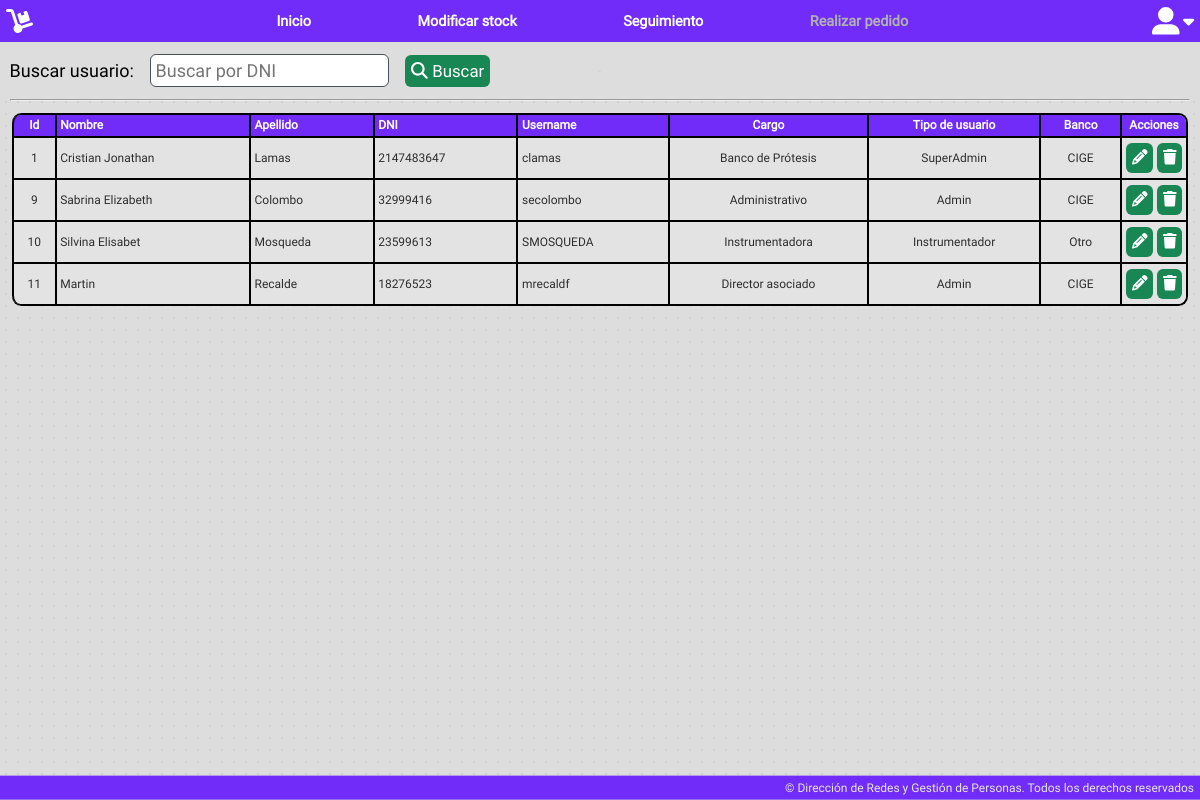
/app/search/user.php (signed in), run on an earlier commit of the app's database.
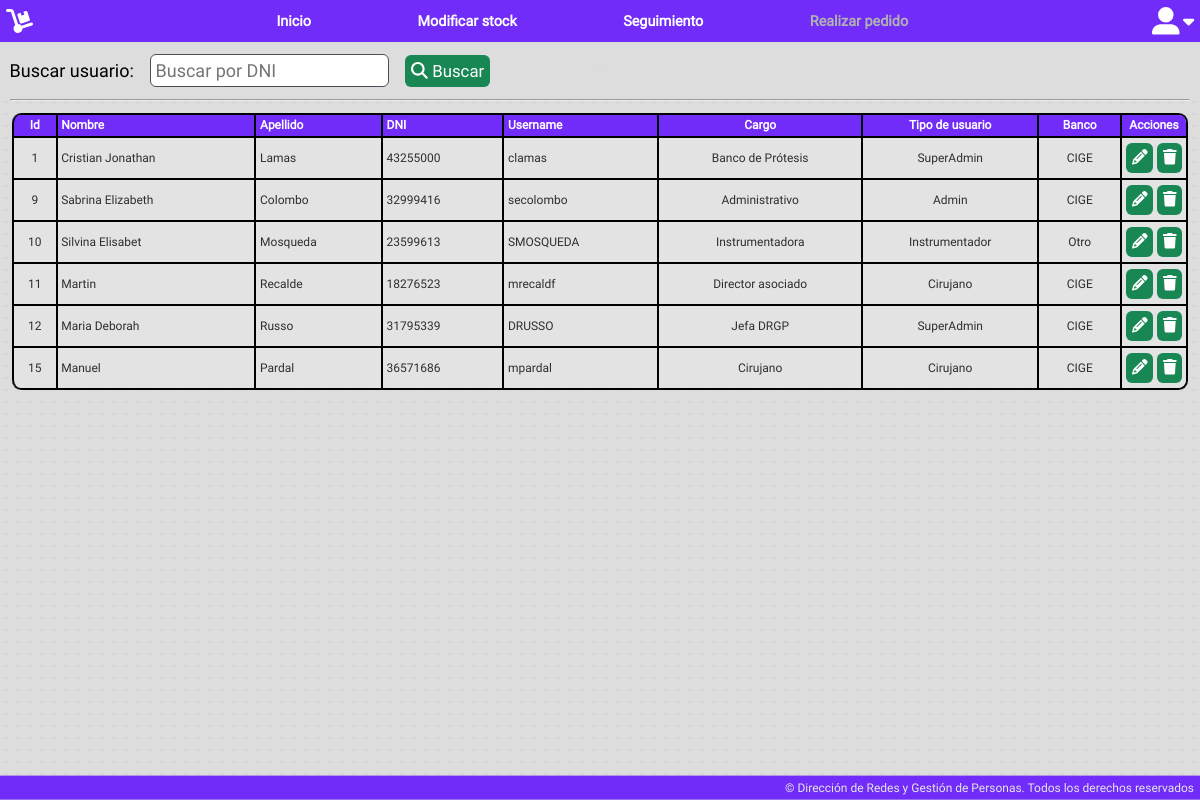
And on a later commit of the database.
### tables this page shows
CREATE TABLE `users` (
  `id` int(11) NOT NULL,
  `nombre` varchar(255) NOT NULL,
  `apellido` varchar(255) NOT NULL,
  `dni` int(10) NOT NULL,
  `username` varchar(255) NOT NULL,
  `password` varchar(255) NOT NULL,
  `cargo` varchar(255) NOT NULL,
  `tipo_usuario` varchar(255) NOT NULL,
  `banco` varchar(255) NOT NULL,
  `ref` varchar(255) NOT NULL,
  `firma` longtext NOT NULL,
  `matricula` varchar(255) NOT NULL
);

### app/search/user.php (the view, shortened to what this page needs)
<?php
$db = new DB();
$pdo = $db->connect();
?>
<?php include_once "../../public/layouts/bases/header.php"; ?>
<link rel="stylesheet" href="/Banco/public/css/user.css">
<link rel="stylesheet" href="/Banco/public/css/table.css">
<div class="busqueda">
    <label for="campoBusqueda">Buscar usuario:</label>
    <input id="campoBusqueda" name="campoBusqueda" type="number" placeholder="Buscar por DNI">
    <button class="btn-verde" id="btnBuscar"><i class="fa-solid fa-magnifying-glass"></i> Buscar</button>
    <hr>
</div>
<article>
    <?php
    try {
        $stmt = $pdo->prepare("SELECT i.id, i.nombre, i.apellido, i.dni, i.username, i.cargo, i.tipo_usuario, i.banco FROM users i ORDER BY i.id ASC");
        $stmt->execute();
        echo '<table id="tablaBase">';
        echo '<thead>';
        echo '<tr>';
        echo '<th style="text-align: center; vertical-align: middle;">Id</th>';
        echo '<th>Nombre</th>';
        echo '<th>Apellido</th>';
        echo '<th>DNI</th>';
        echo '<th>Username</th>';
        echo '<th style="text-align: center; vertical-align: middle;">Cargo</th>';
        echo '<th style="text-align: center; vertical-align: middle;">Tipo de usuario</th>';
        echo '<th style="text-align: center; vertical-align: middle;">Banco</th>';
        echo '<th style="text-align: center; vertical-align: middle;">Acciones</th>';
        echo '</tr>';
        echo '</thead>';
        echo '<tbody>';
        while ($row = $stmt->fetch(PDO::FETCH_ASSOC)) {
            $id = $row['id'];
            $nombre = $row['nombre'];
            $apellido = $row['apellido'];
            $dni = $row['dni'];
            $username = $row['username'];
            $cargo = $row['cargo'];
            $tipo_usuario = $row['tipo_usuario'];
            $banco = $row['banco'];
            echo '<tr>';
            echo '<td style="text-align: center; vertical-align: middle;">' . $id . '</td>';
            echo '<td style="vertical-align: middle;">' . $nombre . '</td>';
            echo '<td style="vertical-align: middle;">' . $apellido . '</td>';
            echo '<td style="vertical-align: middle;">' . $dni . '</td>';
            echo '<td style="vertical-align: middle;">' . $username . '</td>';
            echo '<td style="text-align: center; vertical-align: middle;">' . $cargo . '</td>';
            echo '<td style="text-align: center; vertical-align: middle;">' . $tipo_usuario . '</td>';
            echo '<td style="text-align: center; vertical-align: middle;">' . $banco . '</td>';
            echo '<td style="vertical-align: middle; width: 5.5vw; text-align-last: justify;">
						<a class="btn-verde actionButton" style="font-size: 1.3vw;" href="/Banco/app/search/modificarUser?id=' . $id . '" title="Modificar usuario"><i class="fa-solid fa-pencil"></i></a>
                        <button class="btn-verde actionButton" style="font-size: 1.3vw;" onclick="dialogoArchivo(\'' . $id . '\', \'' . $nombre . '\', \'' . $apellido . '\', \'' . $dni . '\', \'' . $username . '\')" title="Eliminar usuario"><i class="fa-solid fa-trash"></i></button>
							</td>';
            echo '</tr>';
        }
        echo '</tbody>';
        echo '</table>';
    } catch (PDOException $e) {
        echo 'Error: ' . $e->getMessage();
    }
    ?>
</article>
<?php include_once "../../public/layouts/bases/footer.php"; ?>

### public/layouts/bases/header.php (shortened to what this page needs)
<!DOCTYPE html>
<html lang="es-AR">
<head>
    <link rel="stylesheet" href="/Banco/public/css/header.css">
    <link rel="stylesheet" href="/Banco/public/css/base.css">
</head>
<body>
    <header>
        <div class="logo">
            <a href="/Banco/"><i class="fa-solid fa-dolly"></i></a>
        </div>
        <div class="links">
            <a href="/Banco/">Inicio</a>
            <a href="/Banco/public/layouts/modificarStock">Modificar stock</a>
            <a href="/Banco/public/layouts/seguimientoSolicitudes">Seguimiento</a>
            <a href="/Banco/public/layouts/realizarPedido" class="disabled">Realizar pedido</a>
        </div>
        <button class="perfil" id="perfilButton" style="cursor: pointer;">
            <i class="fa-solid fa-user-large iconoPerfil"></i>
            <div class="arrow" id="arrow">
                <i id="iconoFlecha" class="fa-solid fa-caret-down iconoFlecha"></i>
            </div>
        </button>
    </header>

### public/layouts/bases/footer.php
<footer>
	&copy; Dirección de Redes y Gestión de Personas. Todos los derechos reservados
</footer>

### public/css/header.css (style rules this page uses)
* { margin: 0; padding: 0; box-sizing: border-box; font-family: "Roboto", sans-serif; }
html { height: 100%; width: 100%; }
body { height: 100%; width: 100%; margin: 0; background-color: #dddddd; background-image: radial-gradient(#cfcfcfd4 0.1vw, transparent 0); background-size: 1vw 1vw; background-position: -19vw -19vw; }
header { display: flex; z-index: 100; flex-direction: row; flex-wrap: wrap; align-content: center; justify-content: space-between; align-items: center; background-color: var(--color2); padding: 0.5vw; height: 3.5vw; width: 100%; position: sticky; top: 0; }
header .logo svg { font-size: 2vw; color: #fff; }
header .links { display: flex; flex-direction: row; flex-wrap: wrap; align-content: center; justify-content: space-evenly; align-items: center; width: 70vw; }
header .links a { text-decoration: none; font-weight: 600; font-size: 1.2vw; color: #fff; border-radius: 0.5vw; transition: 0.5s ease-in-out; background-color: var(--color2); padding: 0.2vw; }
header .links a.disabled { cursor: default; color: #b1b1b1; background-color: var(--color2); }
header .perfil { display: flex; background: none; border: none; align-items: center; }
header .perfil .iconoPerfil { color: #fff; font-size: 2.3vw; }
header .perfil .arrow { display: flex; align-items: flex-end; margin-left: 0.3vw; }
header .perfil .arrow .iconoFlecha { color: #fff; font-size: 1.5vw; }
#arrow { transition: transform .2s ease-in-out; }
footer { background-color: var(--color2); display: flex; flex-direction: row; flex-wrap: nowrap; justify-content: flex-end; align-items: center; padding: 0.5vw; font-size: 1vw; height: 2vw; width: 100%; position: sticky; bottom: 0; color: #e6e6e6; }

### public/css/base.css (style rules this page uses)
:root { --color1: #5a24c7; --color2: #712cf9; --color3: #491da1; --color4: #37167a; --color5: #1b0b3b; }
article { padding: 1vw; width: 100%; min-height: calc(100% - 5.5vw); display: flex; flex-direction: column; color: #2e2e2e; font-size: 1vw; }
.btn-verde { color: #fff; background-color: #198754; border: #198754; padding: 0.5vw; border-radius: 0.5vw; font-size: 1vw; cursor: pointer; transition: all 0.15s ease-in-out; }
input, select, textarea { padding: 0.4vw; font-size: 1vw; border: 0.1vw #495057 solid; border-radius: 0.5vw; }

### public/css/user.css (style rules this page uses)
.busqueda { position: sticky; top: 3.5vw; background-color: #dddddd; background-image: radial-gradient(#cfcfcfd4 0.1vw, transparent 0); padding: 0 .8vw; width: 100%; }
article { min-height: calc(100% - 10.35vw); }
#campoBusqueda, label { font-size: 1.5vw; }
#campoBusqueda { margin: 1vw 1vw; }
.btn-verde { font-size: 1.4vw; }
td { height: 3.5vw; }

### public/css/table.css (style rules this page uses)
table { border: 0.2vw solid #000; border-collapse: separate; border-left: 0; border-radius: 0.8vw; border-spacing: 0px; width: 100%; font-size: 1vw; }
thead { display: table-header-group; vertical-align: middle; border-color: inherit; border-collapse: separate; background-color: var(--color2); border-radius: 0.8vw; color: #fff; }
tr { display: table-row; vertical-align: inherit; border-color: inherit; }
th, td { padding: 0.3vw; text-align: left; vertical-align: top; border-left: 0.2vw solid #000; }
td { border-top: 0.2vw solid #000; background-color: #e3e3e3; }
thead:first-child tr:first-child th:first-child, tbody:first-child tr:first-child td:first-child { border-radius: 0.7vw 0 0 0; }
thead:last-child tr:last-child th:first-child, tbody:last-child tr:last-child td:first-child { border-radius: 0 0 0 0.7vw; }
thead tr th:last-child { border-radius: 0 0.6vw 0 0; }
table tr:last-child td:last-child { border-radius: 0 0 0.7vw 0; }

What changed in the data, as far as the page shows it:
changed users "Cristian Jonathan": dni "2147483647" → "43255000"
changed users "Martin": tipo_usuario "Admin" → "Cirujano"
added users: id "12", nombre "Maria Deborah", apellido "Russo", dni "31795339", username "DRUSSO", cargo "Jefa DRGP", tipo_usuario "SuperAdmin", banco "CIGE"
added users: id "15", nombre "Manuel", apellido "Pardal", dni "36571686", username "mpardal", cargo "Cirujano", tipo_usuario "Cirujano", banco "CIGE"
